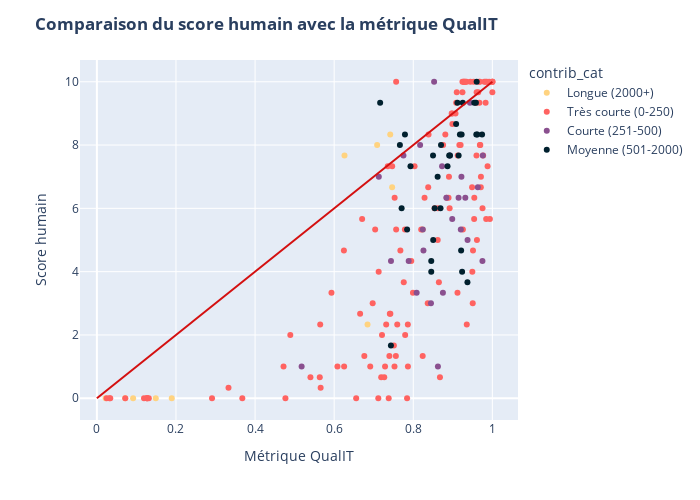

Write notebook code for a chart like this one.
### Markdown cell above
Les extractions échouées ne sont pas sur les graphiques précédents car elles n'ont pas de valeur dans "Hallucinations" ou "Idées_non_ind".

### Code cell
fig = px.scatter(
    df, x="C", y="score_humain", 
    color="contrib_cat", color_discrete_sequence=["#ffd380", "#ff6361", "#8a508f", "#00202e"]
)
# Ajout de la ligne x = y pour référence
fig.add_shape(
    type="line", x0=0, x1=1, y0=0, y1=10, xref="x", yref="y",
    line=dict(color="#d41010")
)
fig.update_layout(
    title={"text": "<b>Comparaison du score humain avec la métrique QualIT</b>"},
    xaxis_title="Métrique QualIT",
    yaxis_title="Score humain",
    width=700, height=500
)
fig.update_traces(
    hovertemplate =
        "Métrique QualIT = %{x}<br>" \
        "Score humain = %{y}<extra></extra>"
)
fig.show()

### Figure 1 — Plotly figure (JSON) as saved in the notebook; plotly's stock layout.template omitted (floating-point values rounded to 4 significant figures; data arrays with more than 128 entries replaced by an {"elided": "..."} marker saying what was removed)
{"data": [{"hovertemplate": "Métrique QualIT = %{x}<br>Score humain = %{y}<extra></extra>", "legendgroup": "Longue (2000+)", "marker": {"color": "#ffd380", "symbol": "circle"}, "mode": "markers", "name": "Longue (2000+)", "orientation": "v", "showlegend": true, "type": "scatter", "x": [0.02215, 0.07161, 0.09158, 0.1489, 0.1894, 0.6261, 0.6844, 0.7087, 0.7418, 0.7466, 0.8239], "xaxis": "x", "y": [0.0, 0.0, 0.0, 0.0, 0.0, 7.667, 2.333, 8.0, 8.333, 6.667, 5.333], "yaxis": "y"}, {"hovertemplate": "Métrique QualIT = %{x}<br>Score humain = %{y}<extra></extra>", "legendgroup": "Très courte (0-250)", "marker": {"color": "#ff6361", "symbol": "circle"}, "mode": "markers", "name": "Très courte (0-250)", "orientation": "v", "showlegend": true, "type": "scatter", "x": {"elided": "130 float values"}, "xaxis": "x", "y": {"elided": "130 float values"}, "yaxis": "y"}, {"hovertemplate": "Métrique QualIT = %{x}<br>Score humain = %{y}<extra></extra>", "legendgroup": "Courte (251-500)", "marker": {"color": "#8a508f", "symbol": "circle"}, "mode": "markers", "name": "Courte (251-500)", "orientation": "v", "showlegend": true, "type": "scatter", "x": [0.5177, 0.7129, 0.7437, 0.7751, 0.7884, 0.8086, 0.8173, 0.8242, 0.8258, 0.8448, 0.8527, 0.8624, 0.8728, 0.875, 0.8837, 0.8929, 0.8986, 0.9146, 0.9203, 0.9218, 0.9317, 0.9373, 0.9434, 0.9633, 0.9749, 0.9759], "xaxis": "x", "y": [1.0, 7.0, 4.333, 7.667, 4.333, 3.333, 8.0, 5.333, 4.667, 3.0, 10.0, 1.0, 7.333, 3.333, 6.333, 7.667, 5.667, 6.333, 5.333, 7.0, 6.333, 5.0, 9.333, 6.667, 4.333, 7.667], "yaxis": "y"}, {"hovertemplate": "Métrique QualIT = %{x}<br>Score humain = %{y}<extra></extra>", "legendgroup": "Moyenne (501-2000)", "marker": {"color": "#00202e", "symbol": "circle"}, "mode": "markers", "name": "Moyenne (501-2000)", "orientation": "v", "showlegend": true, "type": "scatter", "x": [0.7163, 0.7435, 0.7662, 0.7706, 0.779, 0.7844, 0.793, 0.8455, 0.8455, 0.85, 0.8505, 0.8542, 0.8616, 0.8689, 0.8702, 0.8866, 0.8908, 0.8928, 0.9084, 0.9116, 0.9147, 0.918, 0.9211, 0.9223, 0.9235, 0.9251, 0.937, 0.9542, 0.9584, 0.9594, 0.9604, 0.9622, 0.9739], "xaxis": "x", "y": [9.333, 1.667, 8.0, 6.0, 8.333, 5.333, 7.333, 4.333, 4.0, 7.667, 5.0, 6.0, 7.0, 6.0, 8.0, 7.333, 7.667, 7.667, 8.667, 9.333, 7.667, 8.333, 4.667, 8.333, 4.0, 9.333, 3.667, 9.333, 9.333, 8.333, 10.0, 8.333, 8.333], "yaxis": "y"}], "layout": {"height": 500, "legend": {"title": {"text": "contrib_cat"}, "tracegroupgap": 0}, "margin": {"t": 60}, "shapes": [{"line": {"color": "#d41010"}, "type": "line", "x0": 0, "x1": 1, "xref": "x", "y0": 0, "y1": 10, "yref": "y"}], "title": {"text": "<b>Comparaison du score humain avec la métrique QualIT</b>"}, "width": 700, "xaxis": {"anchor": "y", "domain": [0, 1], "title": {"text": "Métrique QualIT"}}, "yaxis": {"anchor": "x", "domain": [0, 1], "title": {"text": "Score humain"}}}}
